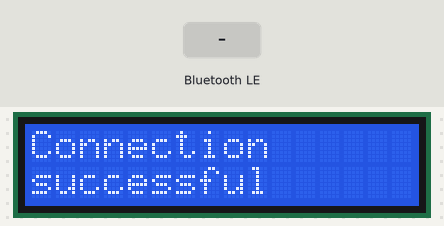
A program run on a simulated ESP32. On the bench: 16×2 character LCD. The test bench sets the inputs (shaded band). Nothing arrives over Bluetooth unless stated; a phone connects over Bluetooth LE 3 s after start; what the program prints to the serial monitor is not drawn.

Above: at 3.7 s.
3.8 s: Bluetooth LE write "ON" received
At 5.0 s:
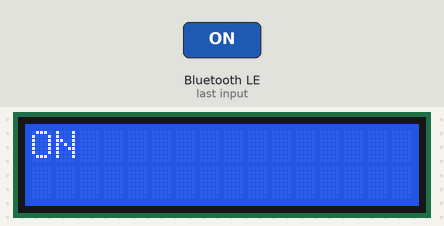
5.3 s: Bluetooth LE write "OFF" received
At 6.4 s:
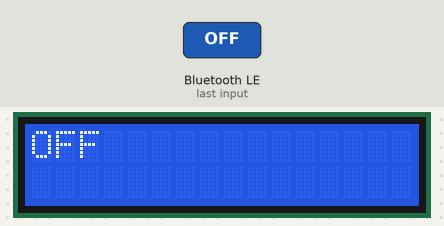
Timing chart, 0 to 8.3 s (numbered marks = the images above; inputs shaded):
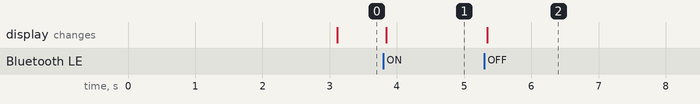

Measured:
- after the input at 3.8 s, the display: changes at once (image 1)
- after the input at 5.3 s, the display: changes at once (image 2)

The program:

main.cpp
```cpp
#include <Arduino.h>
#include <BLEDevice.h>
#include <BLEServer.h>
#include <BLEUtils.h>
#include <BLE2902.h>
#include <Wire.h>
#include <LiquidCrystal_I2C.h>

#define SERVICE_UUID        "0000ffe0-0000-1000-8000-00805f9b34fb"
#define CHARACTERISTIC_UUID "0000ffe1-0000-1000-8000-00805f9b34fb"

// I2C adresi 0x27 olan 16x2 LCD ekran
LiquidCrystal_I2C lcd(0x27, 16, 2);

BLEServer* pServer = NULL;
BLECharacteristic* pCharacteristic = NULL;
bool deviceConnected = false;
bool prevDeviceConnected = false;

class MyServerCallbacks: public BLEServerCallbacks {
    void onConnect(BLEServer* pServer) {
      deviceConnected = true;
    };

    void onDisconnect(BLEServer* pServer) {
      deviceConnected = false;
    }
};

class MyCallbacks: public BLECharacteristicCallbacks {
    void onWrite(BLECharacteristic *pCharacteristic) {
      std::string rxValue = pCharacteristic->getValue();

      if (rxValue.length() > 0) {
        Serial.println("*********");
        Serial.print("Received Value: ");
        for (int i = 0; i < rxValue.length(); i++) {
          Serial.print(rxValue[i]);
        }
        Serial.println();

        // Komutu işleyip LCD'ye yazdırır
        if (rxValue == "ON") {
          Serial.println("ON Command Received");
          lcd.clear();
          lcd.print("ON");
        } else if (rxValue == "OFF") {
          Serial.println("OFF Command Received");
          lcd.clear();
          lcd.print("OFF");
        }
      }
    }
};

void setup() {
  Serial.begin(115200);

  // LCD başlatma
  lcd.init();
  lcd.backlight();
  lcd.print("Waiting for a");
  lcd.setCursor(0, 1);
  lcd.print("client conn...");

  BLEDevice::init("ESP32 BLE Sevval");
  pServer = BLEDevice::createServer();
  pServer->setCallbacks(new MyServerCallbacks());

  BLEService *pService = pServer->createService(SERVICE_UUID);

  pCharacteristic = pService->createCharacteristic(
                      CHARACTERISTIC_UUID,
                      BLECharacteristic::PROPERTY_READ |
                      BLECharacteristic::PROPERTY_WRITE |
                      BLECharacteristic::PROPERTY_NOTIFY |
                      BLECharacteristic::PROPERTY_INDICATE
                    );

  pCharacteristic->setCallbacks(new MyCallbacks());
  pCharacteristic->addDescriptor(new BLE2902());

  pService->start();

  pServer->getAdvertising()->start();
  Serial.println("Waiting for a client connection to notify...");
}

void loop() {
  if (deviceConnected && !prevDeviceConnected) {
    // Bağlantı başarılı
    Serial.println("Connection successful");
    lcd.clear();
    lcd.print("Connection");
    lcd.setCursor(0, 1);
    lcd.print("successful");
    prevDeviceConnected = deviceConnected;
  } else if (!deviceConnected && prevDeviceConnected) {
    // Bağlantı kesildiğinde
    Serial.println("Waiting for a client connection to notify...");
    lcd.clear();
    lcd.print("Waiting for a");
    lcd.setCursor(0, 1);
    lcd.print("client conn...");
    prevDeviceConnected = deviceConnected;
  }

  delay(1000);
}
```
